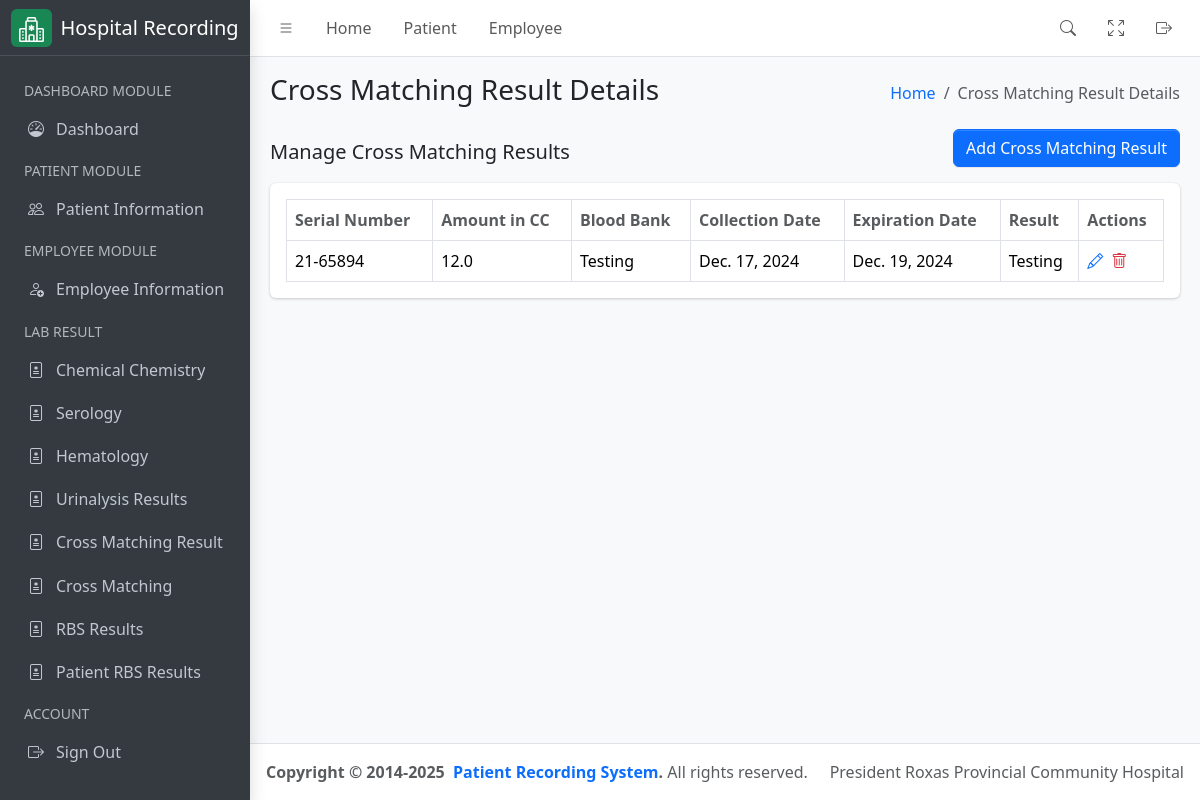
The app's page /laboratory/cross-matching-result/result, older data.
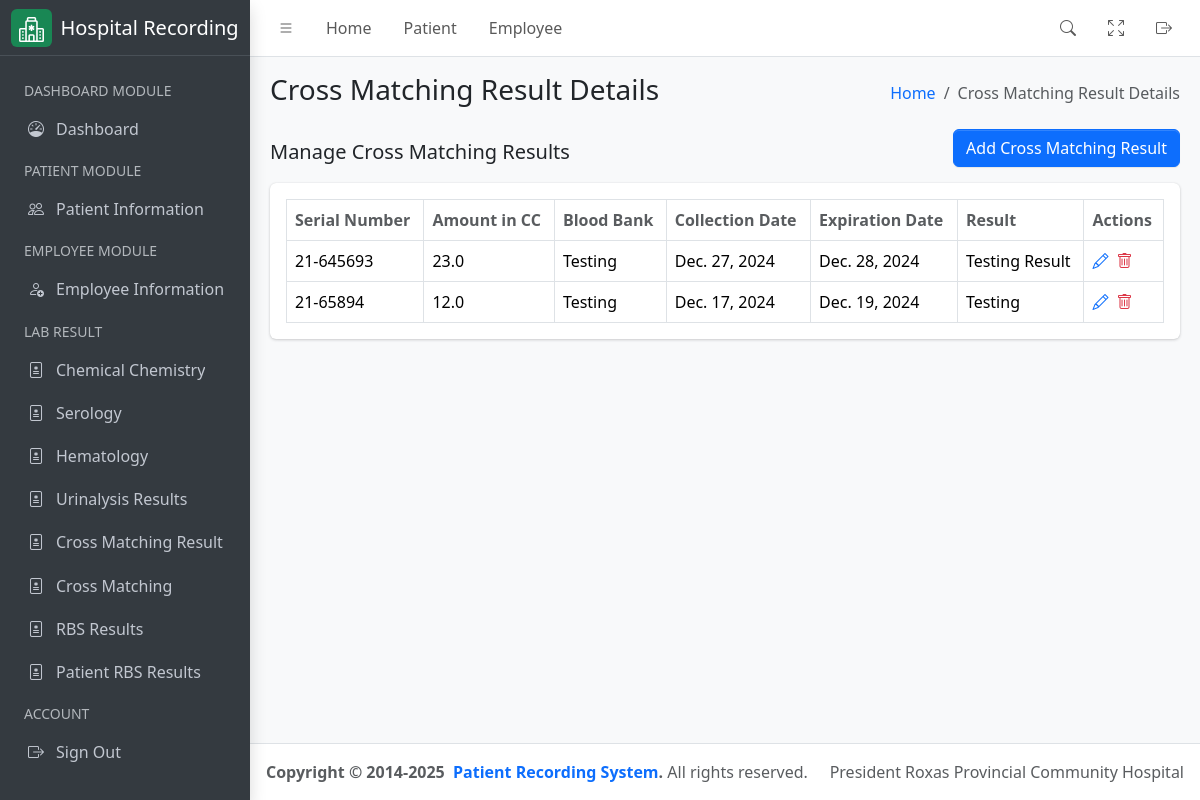
The same page, newer data.
### hospital_app/models.py (models this page shows, shortened)
class CrossMatchingResult(models.Model):
    serial_no = models.CharField(
        max_length=255,
        unique=True,
        help_text="Unique serial number of the cross-matching result.",
    )
    amt_in_cc = models.FloatField(help_text="Amount in cc.")
    blood_bank = models.CharField(max_length=255, help_text="Name of the blood bank.")
    date_of_collection = models.DateField(help_text="Date the blood was collected.")
    expiration_date = models.DateField(help_text="Expiration date of the blood.")
    result = models.TextField(max_length=255, help_text="Result of the cross-matching.")
    class Meta:
        verbose_name = "Cross Matching Result"
        verbose_name_plural = "Cross Matching Results"
        db_table = "cross_matching_result"
        ordering = ["-date_of_collection"]

### hospital_app/views.py (the view)
# urls.py: path('laboratory/cross-matching-result/result', CrossMatchingResultView.as_view(), name="cross_matching_result_list"),
class CrossMatchingResultView(ListView):
    template_name = "cross_matching_result.html"
    queryset = CrossMatchingResult.objects.all()
    context_object_name = "results"
    def get_context_data(self, **kwargs):
        context = super().get_context_data(**kwargs)
        context["detail_header"] = "Cross Matching Result Details List"
        context["humberger_header"] = "Cross Matching Result Details"
        return context

### hospital_app/templates/cross_matching_result.html
{% extends './includes/base.html' %}
{% block content %}
<div class="container-fluid">
    <div class="row">
        <div class="col-md-12">
            <div class="d-flex justify-content-between align-items-center">
                <h5>Manage Cross Matching Results</h5>
                <a href="{% url 'cross_matching_result_add' %}" class="btn btn-primary mb-3">Add Cross Matching Result</a>
            </div>
            <div class="card mb-4">
                <div class="card-body">
                    <table id="datatable" class="table table-bordered table-hover">
                        <thead>
                            <tr>
                                <th class="text-muted">Serial Number</th>
                                <th class="text-muted">Amount in CC</th>
                                <th class="text-muted">Blood Bank</th>
                                <th class="text-muted">Collection Date</th>
                                <th class="text-muted">Expiration Date</th>
                                <th class="text-muted">Result</th>
                                <th class="text-muted">Actions</th>
                            </tr>
                        </thead>
                        <tbody>
                            {% for result in results %}
                            <tr>
                                <td>{{ result.serial_no }}</td>
                                <td>{{ result.amt_in_cc }}</td>
                                <td>{{ result.blood_bank }}</td>
                                <td>{{ result.date_of_collection }}</td>
                                <td>{{ result.expiration_date }}</td>
                                <td>{{ result.result }}</td>
                                <td>
                                    <div class="d-flex align-items-center justify-content-start gap-2">
                                        <a href="{% url 'cross_matching_result_update' pk=result.id %}" class="text-sm">
                                            <i class="bi bi-pencil"></i>
                                        </a>
                                        <a href="{% url 'cross_matching_result_delete' pk=result.id %}" class="text-sm">
                                            <i class="bi bi-trash text-danger"></i>
                                        </a>
                                    </div>
                                </td>
                            </tr>
                            {% endfor %}
                        </tbody>
                    </table>
                </div>
            </div>
        </div>
    </div>
</div>
{% endblock %}

Row changes from the older to the newer data that the page shows:
added CrossMatchingResult: serial_no "21-645693", amt_in_cc "23.0", blood_bank "Testing", date_of_collection "Dec. 27, 2024", expiration_date "Dec. 28, 2024", result "Testing Result"
